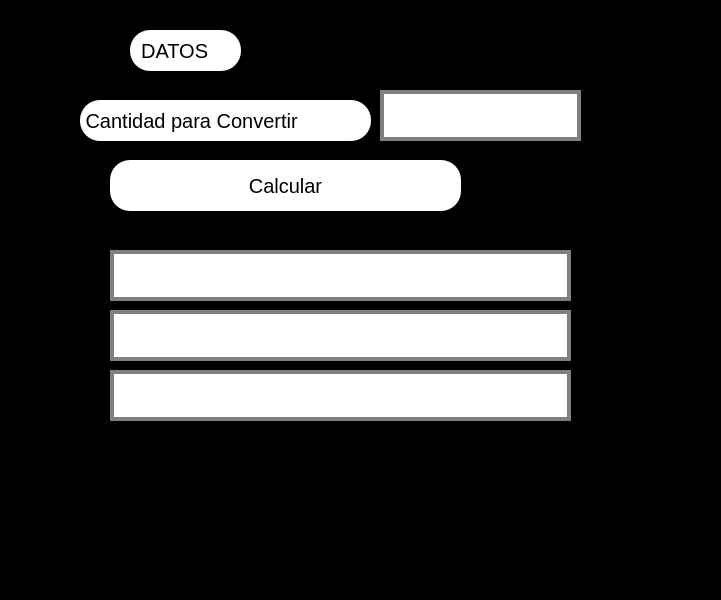
<?xml version="1.0" encoding="UTF-8"?>
<ui version="4.0">
 <class>MainWindow</class>
 <widget class="QMainWindow" name="MainWindow">
  <property name="geometry">
   <rect>
    <x>0</x>
    <y>0</y>
    <width>721</width>
    <height>600</height>
   </rect>
  </property>
  <property name="windowTitle">
   <string>MainWindow</string>
  </property>
  <property name="styleSheet">
   <string notr="true">

background:black
</string>
  </property>
  <widget class="QWidget" name="centralwidget">
   <widget class="QLineEdit" name="txt_num">
    <property name="geometry">
     <rect>
      <x>380</x>
      <y>90</y>
      <width>201</width>
      <height>51</height>
     </rect>
    </property>
    <property name="font">
     <font>
      <pointsize>20</pointsize>
     </font>
    </property>
    <property name="styleSheet">
     <string notr="true">background-color: rgb(255, 255, 255);
border: 4px solid gray;
</string>
    </property>
    <property name="text">
     <string/>
    </property>
    <property name="alignment">
     <set>Qt::AlignCenter</set>
    </property>
   </widget>
   <widget class="QPushButton" name="btn_calcular">
    <property name="geometry">
     <rect>
      <x>110</x>
      <y>160</y>
      <width>351</width>
      <height>51</height>
     </rect>
    </property>
    <property name="font">
     <font>
      <pointsize>15</pointsize>
     </font>
    </property>
    <property name="styleSheet">
     <string notr="true">border-radius:20px;

background: white


</string>
    </property>
    <property name="text">
     <string>Calcular</string>
    </property>
   </widget>
   <widget class="QLabel" name="label">
    <property name="geometry">
     <rect>
      <x>80</x>
      <y>100</y>
      <width>291</width>
      <height>41</height>
     </rect>
    </property>
    <property name="font">
     <font>
      <pointsize>15</pointsize>
     </font>
    </property>
    <property name="styleSheet">
     <string notr="true">
border-radius:20px;

background: white
</string>
    </property>
    <property name="text">
     <string> Cantidad para Convertir</string>
    </property>
   </widget>
   <widget class="QLabel" name="label_2">
    <property name="geometry">
     <rect>
      <x>130</x>
      <y>30</y>
      <width>111</width>
      <height>41</height>
     </rect>
    </property>
    <property name="font">
     <font>
      <pointsize>15</pointsize>
     </font>
    </property>
    <property name="styleSheet">
     <string notr="true">
border-radius:20px;

background: white



</string>
    </property>
    <property name="text">
     <string>  DATOS</string>
    </property>
   </widget>
   <widget class="QLineEdit" name="txt_resu">
    <property name="geometry">
     <rect>
      <x>110</x>
      <y>250</y>
      <width>461</width>
      <height>51</height>
     </rect>
    </property>
    <property name="font">
     <font>
      <pointsize>20</pointsize>
     </font>
    </property>
    <property name="styleSheet">
     <string notr="true">background-color: rgb(255, 255, 255);
border: 4px solid gray;
</string>
    </property>
    <property name="text">
     <string/>
    </property>
    <property name="alignment">
     <set>Qt::AlignCenter</set>
    </property>
   </widget>
   <widget class="QLineEdit" name="txt_resd">
    <property name="geometry">
     <rect>
      <x>110</x>
      <y>310</y>
      <width>461</width>
      <height>51</height>
     </rect>
    </property>
    <property name="font">
     <font>
      <pointsize>20</pointsize>
     </font>
    </property>
    <property name="styleSheet">
     <string notr="true">background-color: rgb(255, 255, 255);
border: 4px solid gray;
</string>
    </property>
    <property name="text">
     <string/>
    </property>
    <property name="alignment">
     <set>Qt::AlignCenter</set>
    </property>
   </widget>
   <widget class="QLineEdit" name="txt_resc">
    <property name="geometry">
     <rect>
      <x>110</x>
      <y>370</y>
      <width>461</width>
      <height>51</height>
     </rect>
    </property>
    <property name="font">
     <font>
      <pointsize>20</pointsize>
     </font>
    </property>
    <property name="styleSheet">
     <string notr="true">background-color: rgb(255, 255, 255);
border: 4px solid gray;
</string>
    </property>
    <property name="text">
     <string/>
    </property>
    <property name="alignment">
     <set>Qt::AlignCenter</set>
    </property>
   </widget>
  </widget>
  <widget class="QMenuBar" name="menubar">
   <property name="geometry">
    <rect>
     <x>0</x>
     <y>0</y>
     <width>721</width>
     <height>21</height>
    </rect>
   </property>
  </widget>
  <widget class="QStatusBar" name="statusbar"/>
 </widget>
 <resources/>
 <connections/>
</ui>
